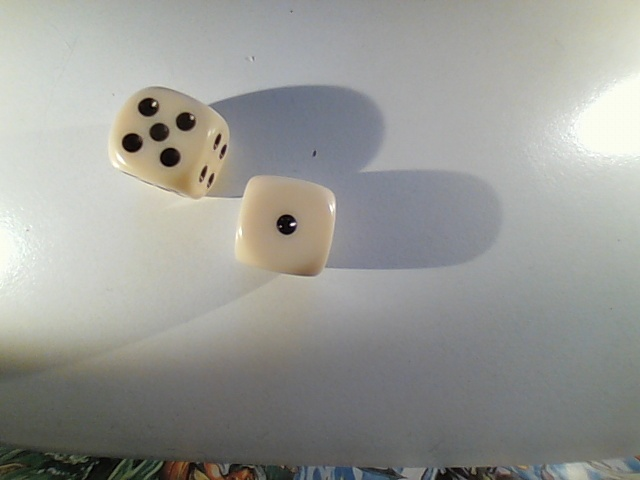
#> input picture data/images/1/0a71cecc-0a63-49ca-bf87-99bc321dee21.jpg, 640 x 480 px, given in place of the camera
$ python opencv_intro.py
#> lines starting #> are read from the running program, lines starting #| are printed output that depends on the picture
import cv2
"""
1. What is pixel and which information it contains? (unit, RGB)
2. What is image? (made of pixels, some king od mesh grid)
3. RGB is too much information, grey scale is sometimes more useful.
4. Inverting image is about changing of intensities it is always better to work with high intensity points as they may
   represent the regions of interest.
5. Background is problem, so we will remove it => subtracting images.
6. There is some noise so image is variating a bit => threshold it.
7. Now we should see details of interest, lets find contours.
8. We are not interested in small contours as they do not correspond with dice dots, lets check the are of contours
   and draw only the big areas.
9. Count big areas = we know what is on dice. Problem solved.
"""


# image acquisition and processing
camera = cv2.VideoCapture(0, cv2.CAP_DSHOW)  # opens camera stream

while True:  # press q to quit
    pressed_key = cv2.waitKey(10) & 0xFF  # read keyboard input
#> (key q is pressed here)
    image_background = cv2.imread("image_background.jpg", cv2.IMREAD_GRAYSCALE)  # read gray scale background
    ret, image = camera.read()  # get camera image
#> image is the input picture: shape (480, 640, 3); mean B, G, R 149.3, 153.8, 153
    cv2.imshow("Raw image", image)  # show image
    image_gray = cv2.cvtColor(image, cv2.COLOR_BGR2GRAY)  # convert image to gray scale
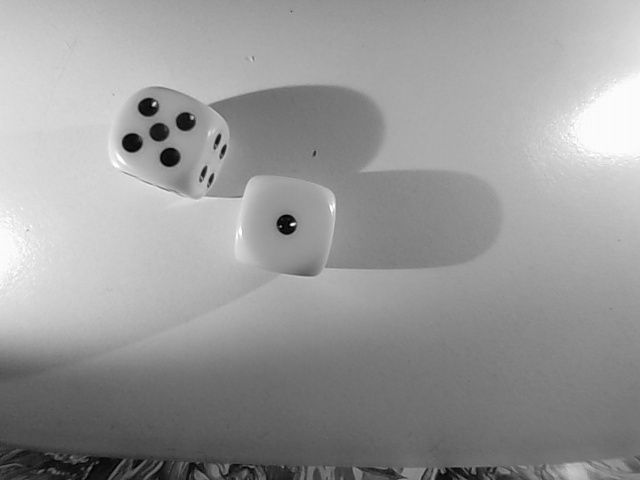
#> image_gray: shape (480, 640); min 0, max 254, mean 153.1
    cv2.imshow("Gray scale image", image_gray)  # show gray scale image
    image_inverted = cv2.bitwise_not(image_gray)  # invert image
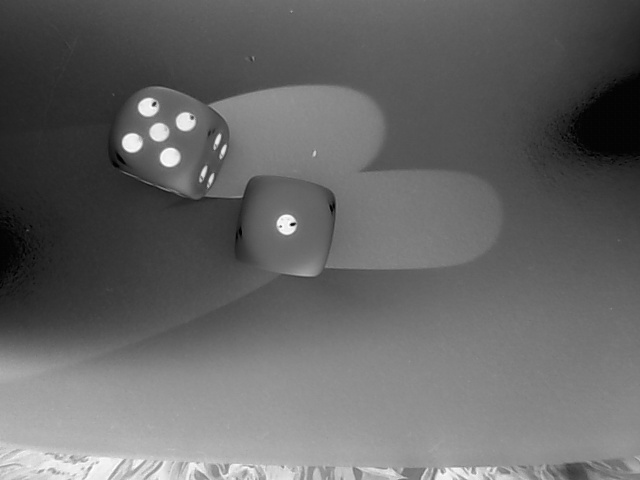
#> image_inverted: shape (480, 640); min 1, max 255, mean 101.9
    cv2.imshow("Inverted image", image_inverted)  # show inverted image
#> (the run stopped early here; a loop or call above may not have finished)
